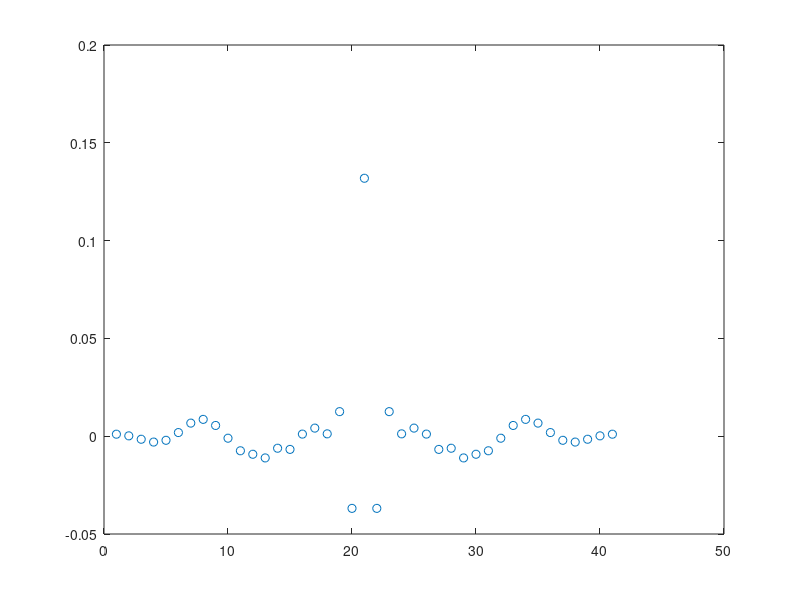

This figure's MATLAB source:
	eqf_b(21-20)= 0.001026904747125;
	eqf_b(21-19)= 0.000181325522639;
	eqf_b(21-18)= -0.001555180146075;
	eqf_b(21-17)= -0.002994533051105;
	eqf_b(21-16)= -0.002094488188912;
	eqf_b(21-15)= 0.001860461785356;
	eqf_b(21-14)= 0.006694359257150;
	eqf_b(21-13)= 0.008605262759028;
	eqf_b(21-12)= 0.005490641054376;
	eqf_b(21-11)= -0.001026186382182;
	eqf_b(21-10)= -0.007448409413414;
	eqf_b(21-9)= -0.009229317029065;
	eqf_b(21-8)= -0.011104859168817;
	eqf_b(21-7)= -0.006151252139432;
	eqf_b(21-6)= -0.006745704581124;
	eqf_b(21-5)= 0.001077815610223;
	eqf_b(21-4)= 0.004139401697127;
	eqf_b(21-3)= 0.001204963922176;
	eqf_b(21-2)= 0.012558815435093;
	eqf_b(21-1)= -0.036894289709702;
	eqf_b(21-0)= 0.131873706445093;
	eqf_b(21+1)= -0.036894289709702;
	eqf_b(21+2)= 0.012558815435093;
	eqf_b(21+3)= 0.001204963922176;
	eqf_b(21+4)= 0.004139401697127;
	eqf_b(21+5)= 0.001077815610223;
	eqf_b(21+6)= -0.006745704581124;
	eqf_b(21+7)= -0.006151252139432;
	eqf_b(21+8)= -0.011104859168817;
	eqf_b(21+9)= -0.009229317029065;
	eqf_b(21+10)= -0.007448409413414;
	eqf_b(21+11)= -0.001026186382182;
	eqf_b(21+12)= 0.005490641054376;
	eqf_b(21+13)= 0.008605262759028;
	eqf_b(21+14)= 0.006694359257150;
	eqf_b(21+15)= 0.001860461785356;
	eqf_b(21+16)= -0.002094488188912;
	eqf_b(21+17)= -0.002994533051105;
	eqf_b(21+18)= -0.001555180146075;
	eqf_b(21+19)= 0.000181325522639;
	eqf_b(21+20)= 0.001026904747125;
    
    figure;
    plot(eqf_b,'o');